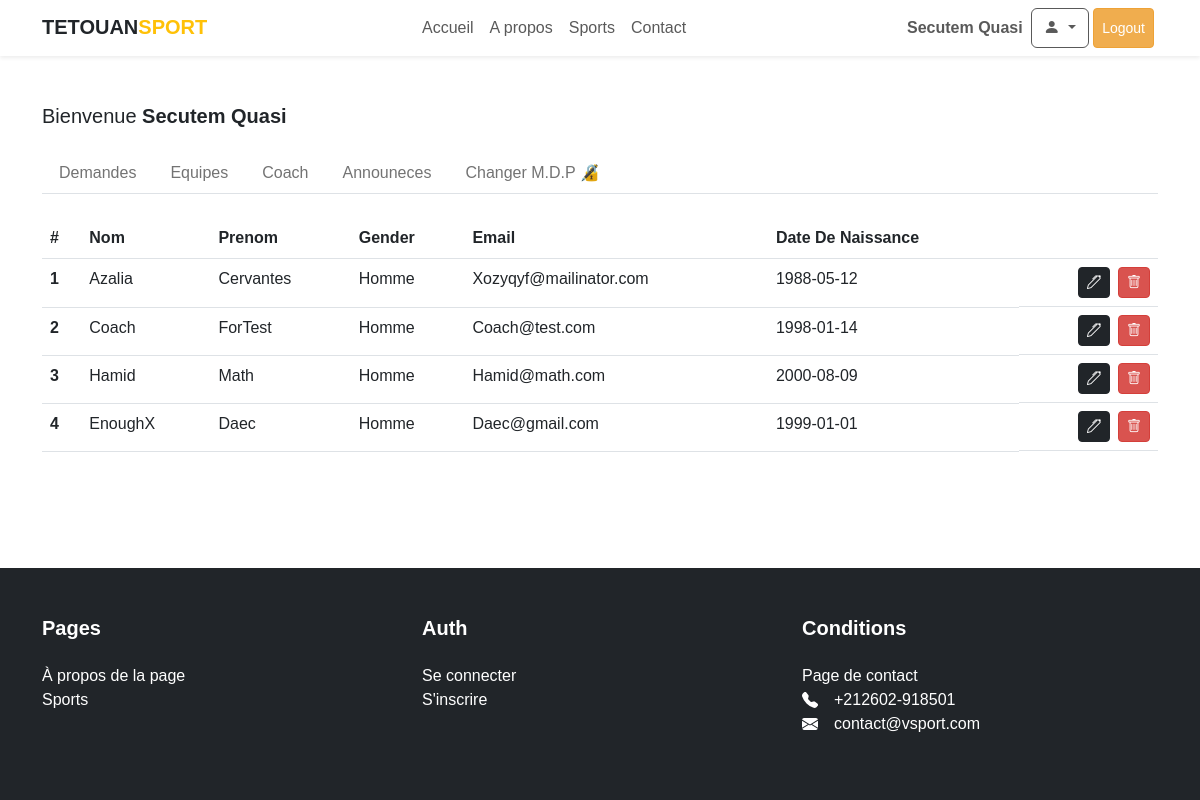
Screenshot of /secretaire/coach.php (signed in) with the database file from the repository.
### tables this page shows
CREATE TABLE `users` (
  `id` int UNSIGNED NOT NULL,
  `nom` varchar(255) NOT NULL,
  `prenom` varchar(255) NOT NULL,
  `email` varchar(255) NOT NULL,
  `date_naissance` date NOT NULL,
  `gender` varchar(5) NOT NULL DEFAULT 'homme',
  `password` varchar(300) NOT NULL,
  `bio` varchar(255) DEFAULT NULL,
  `role` varchar(10) NOT NULL DEFAULT 'user',
  `created_at` timestamp NOT NULL DEFAULT CURRENT_TIMESTAMP,
  `updated_at` timestamp NOT NULL DEFAULT CURRENT_TIMESTAMP
);

### secretaire/partials/check-user.php (called while the page is built, shortened)
<?php
require_once __DIR__ . '/../../Models/Coach.php';
$coachObj = new Coach($conn);
?>

### Models/Coach.php (called while the page is built, shortened)
<?php
class Coach
{
    public function getAllCoaches(): array
    {
        $coaches = $this->conn->prepare("SELECT * FROM users WHERE role='coach'");
        $coaches->execute();
        return $coaches->fetchAll(PDO::FETCH_OBJ);
    }
}
?>

### secretaire/coach.php (the view, shortened to what this page needs)
<?php include __DIR__ . '/partials/check-user.php'; ?>
<!DOCTYPE html>
<html>
<head>
    <?php require_once __DIR__ . '/../partials/head.php'; ?>
</head>
<?php $coach = $coachObj->getAllCoaches(); ?>
<body>
    <div class="main-wrapper">
        <div class="content">
            <?php require_once __DIR__ . '/../partials/nav.php'; ?>
            <main class="container py-5">
                <?php include __DIR__ . '/partials/header.php'; ?>
                <section>
                    <table class="table">
                        <thead>
                            <tr>
                                <th scope="col">#</th>
                                <th scope="col">Nom</th>
                                <th scope="col">Prenom</th>
                                <th scope="col">Gender</th>
                                <th scope="col">Email</th>
                                <th scope="col">Date De Naissance</th>
                                <th scope="col"></th>
                            </tr>
                        </thead>
                        <tbody>
                            <?php if (empty($coach)) : ?>
                                <tr>
                                    <td colspan="7" class="text-center">Aucun Coach</td>
                                </tr>
                            <?php else : ?>
                                <?php foreach ($coach as $index => $onecoach) : ?>
                                    <tr>
                                        <th scope="row"><?= $index + 1 ?></th>
                                        <td>
                                            <?= ucwords($onecoach->nom) ?>
                                        </td>
                                        <td>
                                            <?= ucwords($onecoach->prenom) ?>
                                        </td>
                                        <td>
                                            <?= ucwords($onecoach->gender) ?>
                                        </td>
                                        <td>
                                            <?= ucwords($onecoach->email) ?>
                                        </td>
                                        <td>
                                            <?= ucwords($onecoach->date_naissance) ?>
                                        </td>
                                        <td class="d-flex justify-content-end gap-2">
                                            <a href="coach-edit.php?coach=<?= $onecoach->id ?>" class="btn btn-sm btn-dark"><i class="bi bi-pen"></i></a>
                                            <form method="POST" class="d-inline" onsubmit="return confirm('Are You Sure ?')">
                                                <button type="submit" name="destroy" value="<?= $onecoach->id ?>" class="btn btn-sm btn-danger"><i class="bi bi-trash"></i></button>
                                            </form>
                                        </td>
                                    </tr>
                                <?php endforeach; ?>
                            <?php endif; ?>
                        </tbody>
                    </table>
                </section>
            </main>
        </div>
        <?php require_once __DIR__ . '/../partials/footer.php'; ?>
    </div>
</body>
</html>

### public/css/dropdown.css (style rules this page uses)
.btn-danger { color: #fff; background-color: #d9534f; border-color: #d43f3a; }

### public/css/main.css (style rules this page uses)
html, body, div, span, p { margin: 0; padding: 0; border: 0; line-height: 1.5rem; }
html { box-sizing: border-box; }
*, *::before, *::after { box-sizing: inherit; }
body { line-height: 1; font-family: sans-serif; height: 100%; }
.main-wrapper { display: flex; flex-direction: column; min-height: 100vh; }
.content { flex: 1; }

### rows the page displays
users: nom "Azalia", prenom "Cervantes", gender "Homme", email "Xozyqyf@mailinator.com", date_naissance "1988-05-12", $onecoach->id 43 (drawn)
users: nom "Coach", prenom "ForTest", gender "Homme", email "Coach@test.com", date_naissance "1998-01-14", $onecoach->id 45 (drawn)
users: nom "Hamid", prenom "Math", gender "Homme", email "Hamid@math.com", date_naissance "2000-08-09", $onecoach->id 46 (drawn)
users: nom "EnoughX", prenom "Daec", gender "Homme", email "Daec@gmail.com", date_naissance "1999-01-01", $onecoach->id 48 (drawn)

### other values shown
$_SESSION['user']->name "Secutem Quasi"
$user->name "Secutem Quasi"
contactPhone "+212602-918501"
contactEmail "contact@vsport.com"
